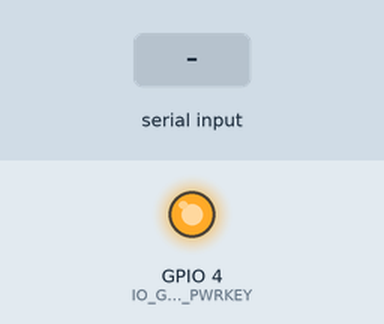
Recording of a sketch running on a simulated ESP32-S3. Parts: output pins drawn as LEDs (lit = HIGH). The test bench sets the inputs (shaded band). What the sketch prints to the serial monitor is not drawn.

Above: at 0.1 s.
At 4.2 s:
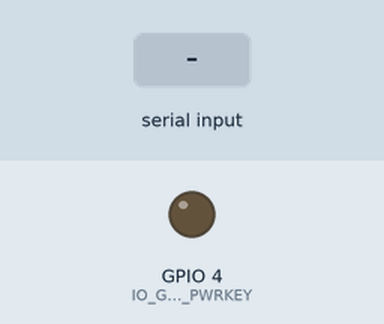
4.3 s: "~" received over the second serial link
5.8 s: "Z" received over the second serial link
7.3 s: "z" received over the second serial link
Timing chart, 0 to 10.3 s (numbered marks = the images above; inputs shaded):
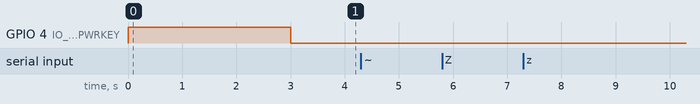

Measured:
- after the input at 4.3 s, every drawn part: stays the same
- after the input at 5.8 s, every drawn part: stays the same
- after the input at 7.3 s, every drawn part: stays the same

The sketch:

makerFabsATsendSMS.ino
```cpp
#include <Arduino.h>

HardwareSerial mySerial2(2);

#define IO_RXD2 47
#define IO_TXD2 48

#define IO_GSM_PWRKEY 4
#define IO_GSM_RST    5

void setup() {
  // put your setup code here, to run once:
  Serial.begin(115200);
  Serial.print(F("Hello! ESP32-S3 AT command V1.0 Test"));
  mySerial2.begin(115200,SERIAL_8N1, IO_RXD2, IO_TXD2);
  pinMode(IO_GSM_RST, OUTPUT);
  digitalWrite(IO_GSM_RST, LOW);

  pinMode(IO_GSM_PWRKEY, OUTPUT);
  digitalWrite(IO_GSM_PWRKEY, HIGH);
  delay(3000);
  digitalWrite(IO_GSM_PWRKEY, LOW);
}

void loop() {
  // put your main code here, to run repeatedly:
while (Serial.available() > 0) {
  int c = Serial.read();

  static bool tilde = false;
  if (!tilde && c == '~') { tilde = true; continue; }
  if (tilde) {
    tilde = false;
    if (c == 'Z' || c == 'z') {        // ~Z -> Ctrl-Z
      mySerial2.write(0x1A);
      Serial.println("[sent ^Z]");
      continue;
    }
  }

  mySerial2.write(c);
  yield();
}

  while (mySerial2.available() > 0) {
    Serial.write(mySerial2.read());
    yield();
  }
}
```
